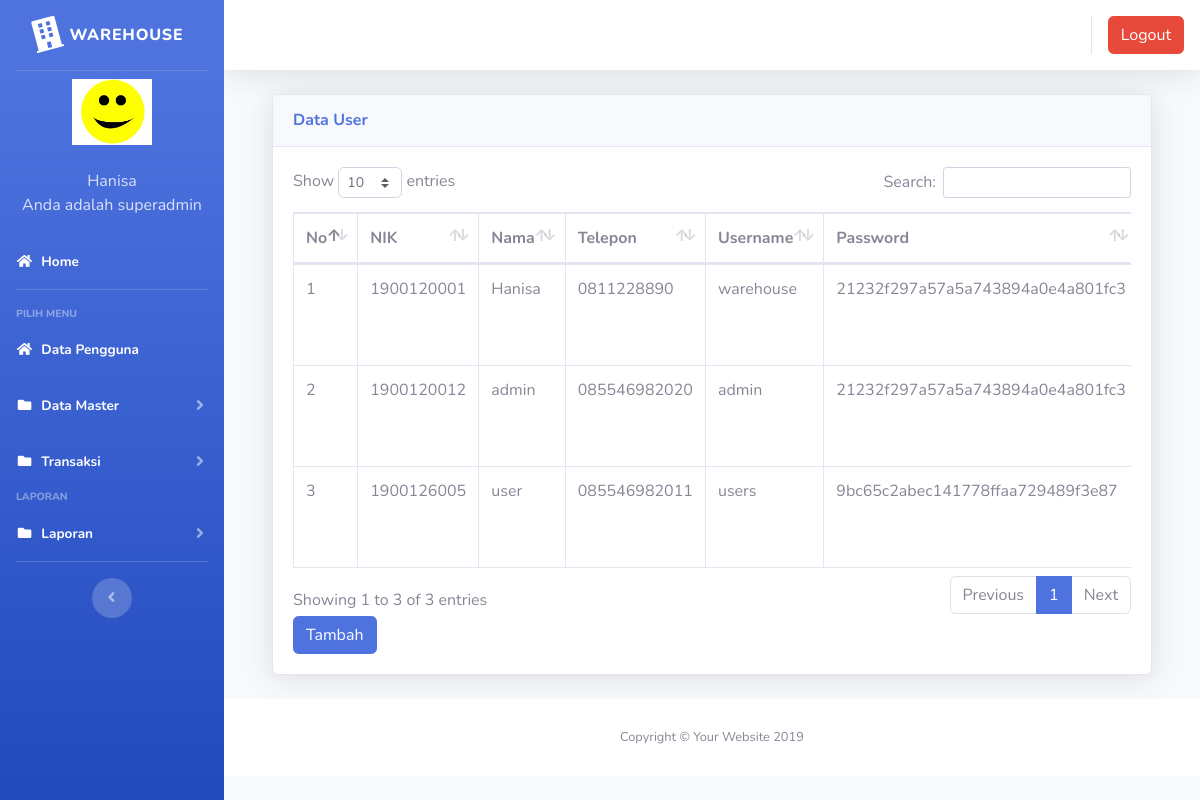
The app's page /index3.php?page=pengguna (signed in) with its own data.
### tables this page shows
CREATE TABLE `users` (
  `id` int(11) NOT NULL,
  `nik` varchar(10) NOT NULL,
  `nama` varchar(100) NOT NULL,
  `alamat` varchar(200) NOT NULL,
  `telepon` varchar(100) NOT NULL,
  `username` varchar(100) NOT NULL,
  `password` varchar(100) NOT NULL,
  `level` varchar(25) NOT NULL DEFAULT 'member',
  `foto` varchar(25) NOT NULL
);

### page/pengguna/pengguna.php (the view, shortened to what this page needs)
<div class="container-fluid">
  <div class="card shadow mb-4">
    <div class="card-header py-3">
      <h6 class="m-0 font-weight-bold text-primary">Data User</h6>
    </div>
    <div class="card-body">
      <div class="table-responsive">
        <table class="table table-bordered" id="dataTable" width="100%" cellspacing="0">
        <thead>
                                <tr>
			<th>No</th>
			<th>NIK</th>
			<th>Nama</th>
			<th>Telepon</th>
			<th>Username</th>
                                    <th>Password</th>
                                </tr>
		</thead>
          <tbody>
            <?php
	$no = 1;
	$sql = $koneksi->query("select * from users");
	while ($data = $sql->fetch_assoc()) {
	?>
                                <tr>
                                    <td><?php echo $no++; ?></td>
			<td><?php echo $data['nik'] ?></td>
			<td><?php echo $data['nama'] ?></td>
			<td><?php echo $data['telepon'] ?></td>
                                    <td><?php echo $data['username'] ?></td>
			<td><?php echo $data['password'] ?></td>
                                </tr>
	<?php }?>
		   </tbody>
                        </table>
<a href="?page=pengguna&aksi=tambahpengguna" class="btn btn-primary" >Tambah</a>
      </div>
    </div>
  </div>
</div>

### index3.php (shortened to what this page needs)
<?php
	$koneksi = new mysqli("localhost","root","","inventori");
	?>
<!DOCTYPE html>
<html lang="en">
<head>
  <link href="vendor/fontawesome-free/css/all.min.css" rel="stylesheet" type="text/css">
  <link href="css/sb-admin-2.min.css" rel="stylesheet">
  <link href="vendor/datatables/dataTables.bootstrap4.min.css" rel="stylesheet">
</head>
<body id="page-top">
  <div id="wrapper">
    <ul class="navbar-nav bg-gradient-primary sidebar sidebar-dark accordion" id="accordionSidebar">
      <a class="sidebar-brand d-flex align-items-center justify-content-center" href="index3.php">
        <div class="sidebar-brand-icon rotate-n-15">
          <i class="fas fa-building"></i>
        </div>
        <div class="sidebar-brand-text mx-2">WareHouse</div>
      </a>
      <hr class="sidebar-divider my-0">
 <?php
   if ($_SESSION['superadmin']) {
	   $user = $_SESSION['superadmin'];
   }
   $sql =$koneksi->query("select * from users where id='$user'");
   $data = $sql->fetch_assoc();
   ?>
    <li class="d-flex align-items-center justify-content-center">
        <a class="nav-link">
		 <img src="img/<?php echo $data['foto']?>" class="img-circle" width="80" alt="User"/></a>
	  </li>
		 <li class="nav-item ">
        <a class="nav-link">
         	<div class="d-flex align-items-center justify-content-center" class="name">  <?php echo  $data['nama'];?></div></font>
			<div class="d-flex align-items-center justify-content-center" class="email">Anda adalah <?php echo $data['level'];?></div>
		 </a>
      </li>
      <li class="nav-item active">
        <a class="nav-link" href="?page=home3">
          <i class="fas fa-fw fa-home"></i>
          <span>Home</span></a>
      </li>
      <hr class="sidebar-divider">
      <div class="sidebar-heading">
        Pilih Menu
      </div>
	    <li class="nav-item active">
        <a class="nav-link" href="?page=pengguna">
          <i class="fas fa-fw fa-home"></i>
          <span>Data Pengguna</span></a>
      </li>
	   <li class="nav-item active">
        <a class="nav-link collapsed" href="#" data-toggle="collapse" data-target="#collapseData" aria-expanded="true" aria-controls="collapseData">
          <i class="fas fa-fw fa-folder"></i>
          <span>Data Master</span>
        </a>
      </li>
	    <li class="nav-item active">
        <a class="nav-link collapsed" href="#" data-toggle="collapse" data-target="#collapsePages" aria-expanded="true" aria-controls="collapsePages">
          <i class="fas fa-fw fa-folder"></i>
          <span>Transaksi</span>
        </a>
      </li>
      <div class="sidebar-heading">
        Laporan
      </div>
	     <li class="nav-item active">
        <a class="nav-link collapsed" href="#" data-toggle="collapse" data-target="#collapseLaporan" aria-expanded="true" aria-controls="collapseLaporan">
          <i class="fas fa-fw fa-folder"></i>
          <span>Laporan</span>
        </a>
      </li>
      <hr class="sidebar-divider d-none d-md-block">
      <div class="text-center d-none d-md-inline">
        <button class="rounded-circle border-0" id="sidebarToggle"></button>
      </div>
    </ul>
    <div id="content-wrapper" class="d-flex flex-column">
      <div id="content">
        <nav class="navbar navbar-expand navbar-light bg-white topbar mb-4 static-top shadow">
          <ul class="navbar-nav ml-auto">
            <li class="nav-item dropdown no-arrow">
			 <div class="top-menu">
        <ul class="nav pull-right top-menu">
           <li><a onclick="return confirm('Apakah anda yakin akan logout?')" class="btn btn-danger" class="logout" href="logout.php">Logout</a></li>
        </ul>
      </div>
            </li>
          </ul>
        </nav>
        <div class="container-fluid">
		 <section class="content">
		      <?php
			   $page = $_GET['page'];
			   $aksi = $_GET['aksi'];
			   	if ($page == "pengguna") {
				   if ($aksi == "") {
					   include "page/pengguna/pengguna.php";
				   }
			   }
			   ?>
    </section>
</div>
      <footer class="sticky-footer bg-white">
        <div class="container my-auto">
          <div class="copyright text-center my-auto">
            <span>Copyright &copy; Your Website 2019</span>
          </div>
        </div>
      </footer>
    </div>
  </div>
  </div>
</body>
</html>

### records on screen
users: foto (picture), nama "Hanisa", level "superadmin", nik "1900120001", telepon "0811228890", username "warehouse", password "21232f297a57a5a743894a0e4a801fc3"
users: nik "1900120012", nama "admin", telepon "085546982020", username "admin", password "21232f297a57a5a743894a0e4a801fc3"
users: nik "1900126005", nama "user", telepon "085546982011", username "users", password "9bc65c2abec141778ffaa729489f3e87"
